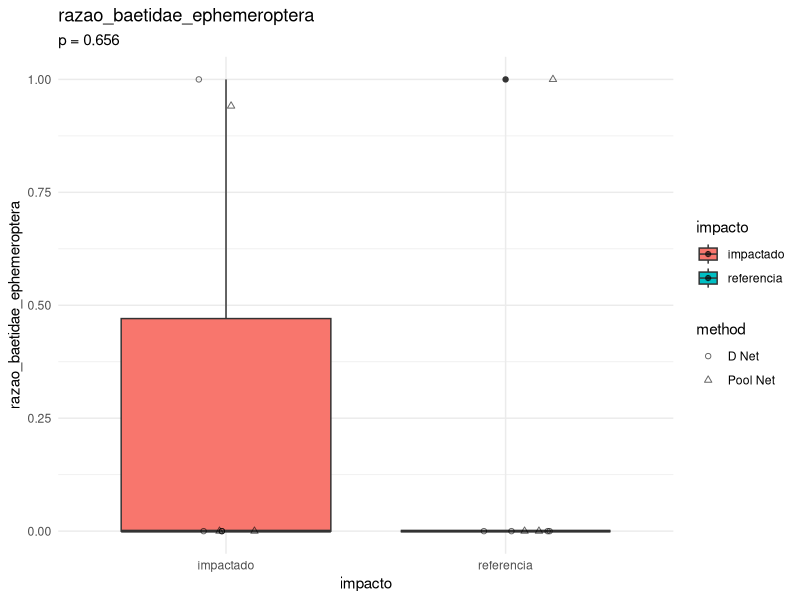
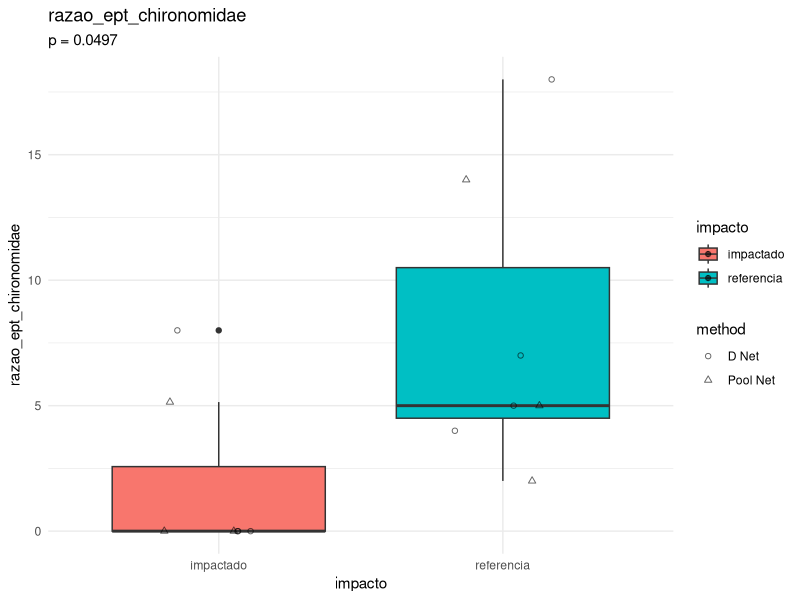
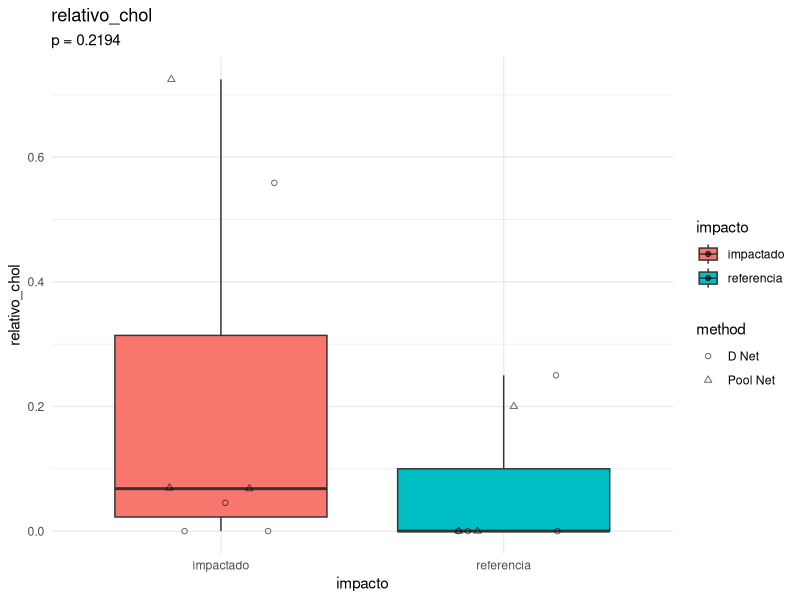
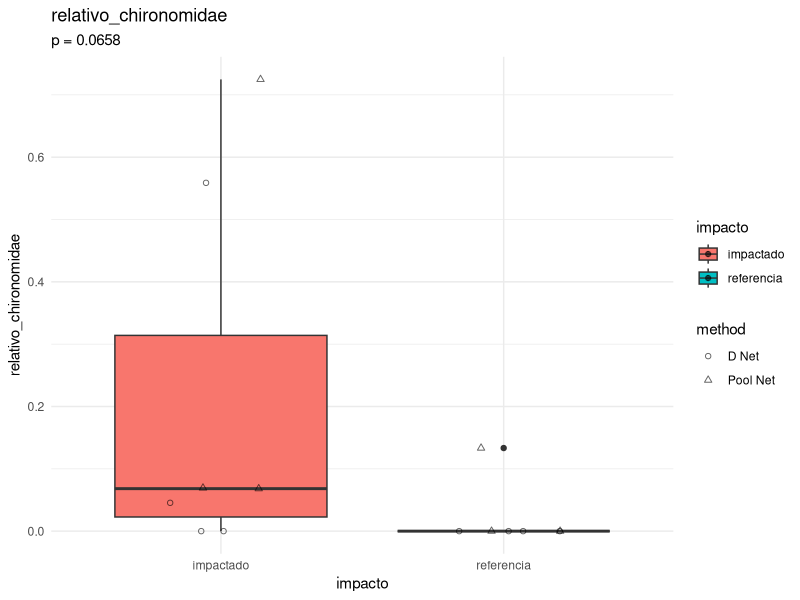
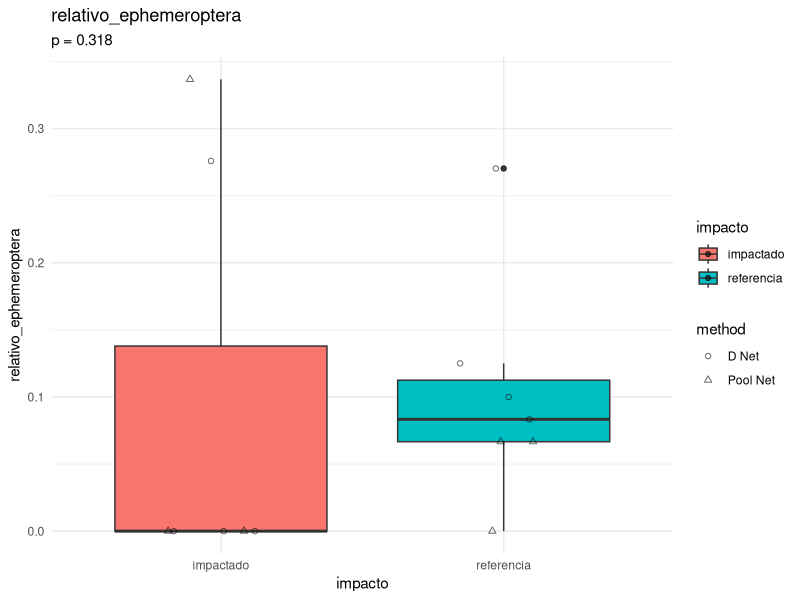
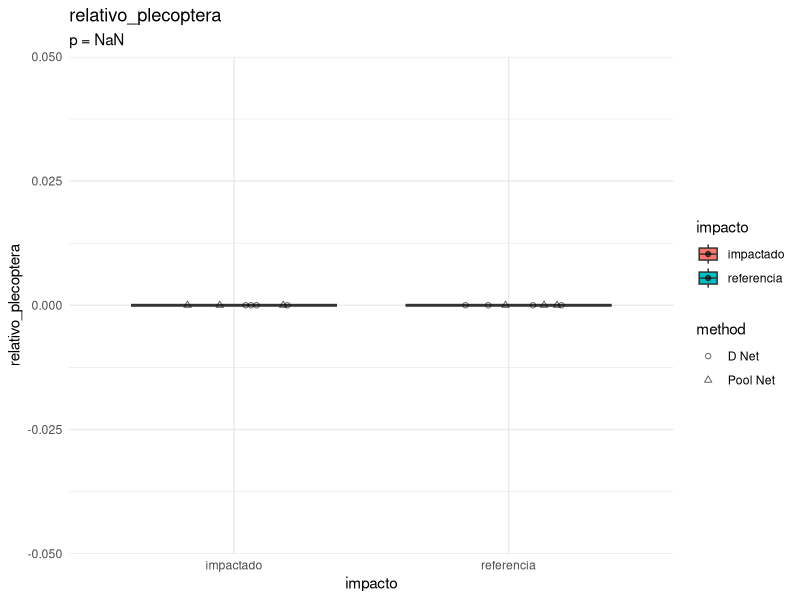
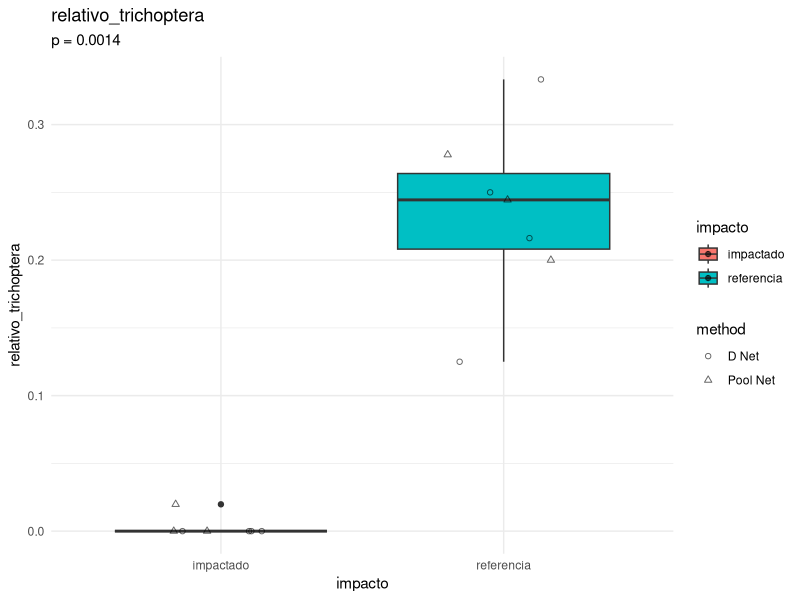
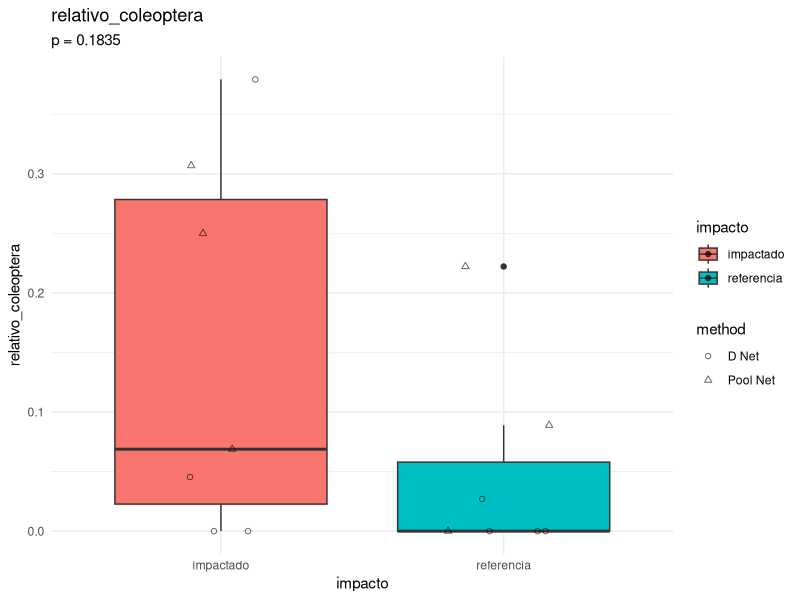

The R source for these figures, in order:
library(tidyverse)

################################## Configurações ###############################
pontos_referencia <- c("RiodaBarra-P1/2")
pontos_impactado <- c("RiodaBarra-P2")

metodos_de_amostragem <- c("D Net", "Pool Net")

# Pastas de figuras
pasta_figuras <- "figuras/indice_multimetrico"
if (!dir.exists(pasta_figuras)) {
  dir.create(pasta_figuras, recursive = TRUE)
}

# Pasta de tabelas
pasta_tabelas <- "tabelas/indice_multimetrico"
if (!dir.exists(pasta_tabelas)) {
  dir.create(pasta_tabelas, recursive = TRUE)
}

################################## Carregar dados ##############################
indices_df <- read_csv("dados/processado/matriz_indices_imaturos_piata.csv")


############################## Pre-processamento ###############################
# Remover índice de Pielou por ser muito problemático.
vetor_respostas <- indices_df %>%
  select(-pielou_classes, -pielou_ordens, -pielou_familias) %>%
  select(-(campanha:method)) %>%
  names()

# Adicionar coluna de impacto
indices_df <- indices_df %>%
  mutate(
    impacto = case_when(
      locality_name == pontos_referencia ~ "referencia",
      locality_name == pontos_impactado ~ "impactado",
      TRUE ~ "desconsiderado"
    )
  ) 

# Filtrar dados para análise baseado em rede-D e rede de piscina.
dados_filtrados <- indices_df %>%
  filter(impacto != "desconsiderado") %>%
  filter(method %in% metodos_de_amostragem)

str(dados_filtrados)
################################### Scores #####################################
lista_p_values <- list()


for (i in vetor_respostas) {
  print(paste("Analisando índice:", i))
  # Teste de Mann-Whitney
  p_value <- wilcox.test(
    formula = as.formula(paste(i, "~ impacto")),
    data = dados_filtrados
  )$p.value
    
  # Criação do gráfico
  plot <- ggplot(
    dados_filtrados,
    aes_string(
      x = "impacto",
      y = i,
      fill = "impacto"
    )
  ) +
    theme_minimal() +
    geom_boxplot() +
    geom_jitter(aes(shape = method), width = 0.2, height = 0, alpha = 0.6) +
    scale_shape_manual(values = c(1, 2)) +
    
    labs(title = i, subtitle = paste0("p = ", round(p_value, 4))) 

  # Salvar o gráfico
  ggsave(
    plot,
    filename = paste0(pasta_figuras, "/boxplot_", i, ".png"),
    width = 8,
    height = 6
  )

  lista_p_values[[i]] <- p_value
}



############################## spearman correlations ###########################


correlations <- cor(
  indices_df %>%
    filter(method %in% metodos_de_amostragem) %>%
    select(all_of(vetor_respostas)),
  method = "spearman"
)

# salvar tabela de correlações (apenas a parte inferior da matriz)
correlations_lower <- correlations
correlations_lower[upper.tri(correlations_lower)] <- ""
write_csv(
  as.data.frame(correlations_lower) %>%
    rownames_to_column(var = "indice_vs_indice"),
  file.path(pasta_tabelas, "correlacoes_spearman_indices_imaturos_piata.csv")
)

################################################################################
